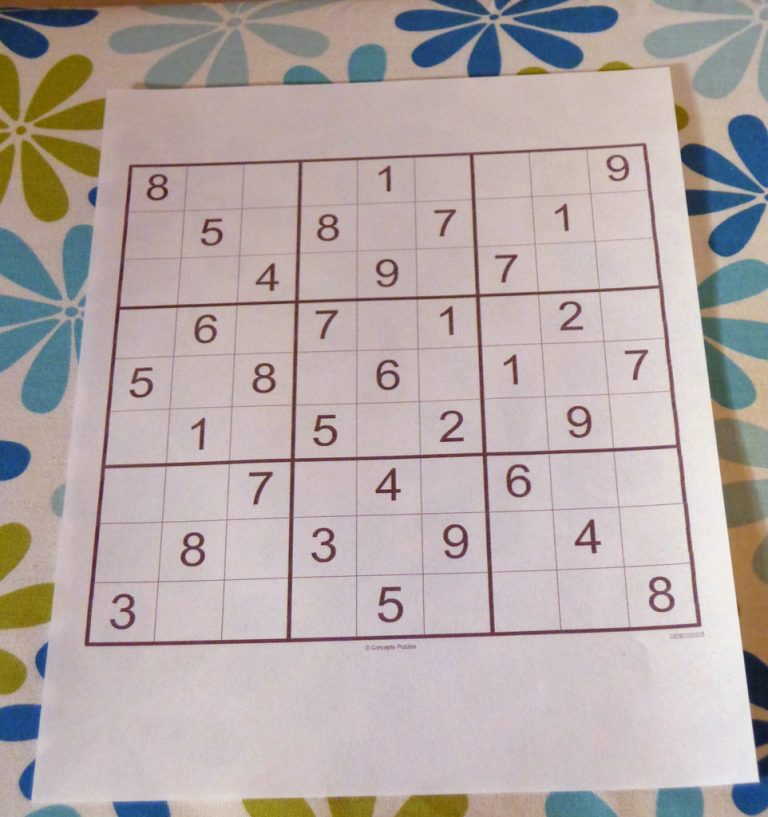
#> input picture test/pic2.jpg, 768 x 817 px
$ python image_preprocessing.py --filter --image test/pic2.jpg
#> lines starting #> are read from the running program, lines starting #| are printed output that depends on the picture; after the words box and inside, x2 and y2 are one past the last pixel; in counts of white or black regions, pixels touching at a corner belong together
import cv2
import imutils
import numpy as np
from imutils.perspective import four_point_transform
import argparse

ap = argparse.ArgumentParser()
ap.add_argument("--filter", required=True, help="path to trained digit classifier",action='store_true')
ap.add_argument("--image", required=True, help="path to input Sudoku puzzle image")
args = vars(ap.parse_args())
filter = args['filter']
file_path = args['image']

img = cv2.imread(file_path)
#> img is the input picture: shape (817, 768, 3); mean B, G, R 167.4, 169, 180.5

gray = cv2.cvtColor(img,cv2.COLOR_BGR2GRAY)
blurred = cv2.GaussianBlur(gray, (7, 7), 3)
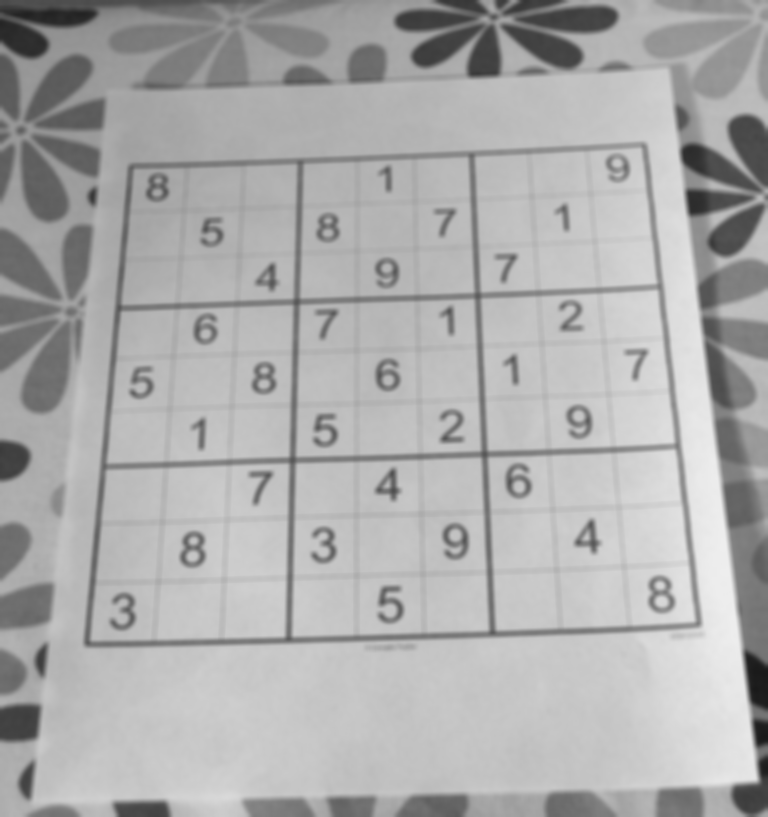
#> blurred: shape (817, 768); min 25, max 238, mean 172.3
thresh = cv2.adaptiveThreshold(blurred, 255, cv2.ADAPTIVE_THRESH_GAUSSIAN_C, cv2.THRESH_BINARY, 11, 2)
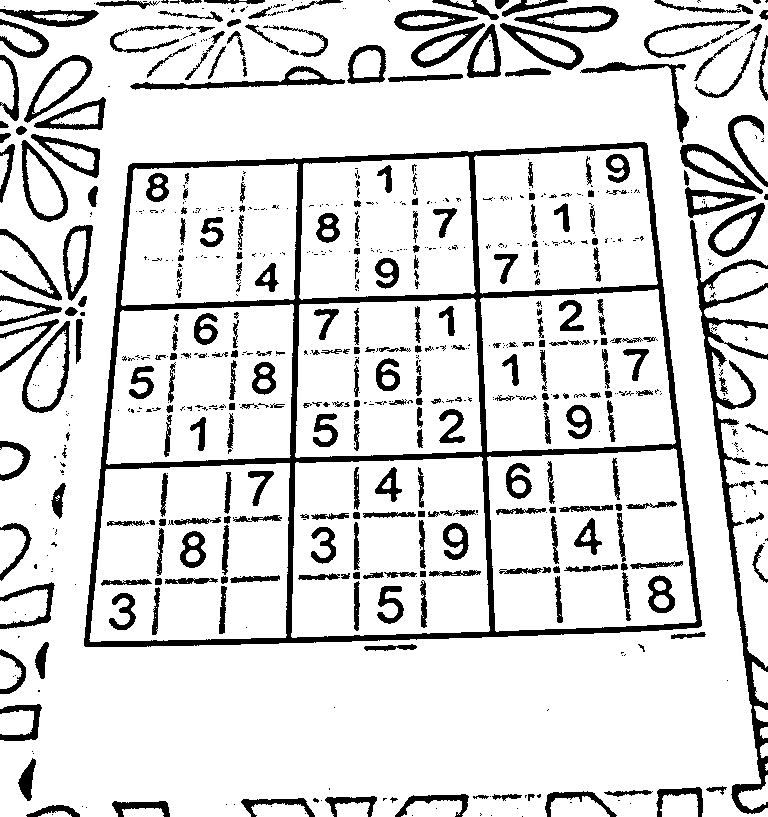
#> thresh: shape (817, 768); 85.3% white; 745 black regions (432 under 20 px), largest, box (x1, y1, x2, y2) and area: (84, 142, 702, 647) 23216, (690, 220, 768, 814) 6059, (130, 66, 345, 90) 1305
thresh = cv2.bitwise_not(thresh)
#> thresh: shape (817, 768); 14.7% white; 745 white regions (432 under 20 px)
cnts = cv2.findContours(thresh.copy(), cv2.RETR_EXTERNAL,cv2.CHAIN_APPROX_SIMPLE)
#> cnts = 248 contours, 153 with area under 20; largest, box (x1, y1, x2, y2) and area: (84, 142, 702, 647) 275180, (690, 220, 768, 814) 4956, (22, 321, 70, 413) 2624, (21, 140, 68, 222) 2280, (24, 55, 93, 123) 1978
cnts = imutils.grab_contours(cnts)
cnts = sorted(cnts, key=cv2.contourArea, reverse=True)
# initialize a contour that corresponds to the puzzle outline
puzzleCnt = None
# loop over the contours
for c in cnts:
    # approximate the contour
    peri = cv2.arcLength(c, True)
    approx = cv2.approxPolyDP(c, 0.02 * peri, True)
    # if our approximated contour has four points, then we can
    # assume we have found the outline of the puzzle
    if len(approx) == 4:
        puzzleCnt = approx
        break
#> this loop made 1 pass
#> (peri, puzzleCnt) on pass 1: (2171.4, [[646, 143], [130, 164], [84, 645], [700, 626]])
output = img.copy()
cv2.drawContours(output, [puzzleCnt], -1, (0, 255, 0), 2)
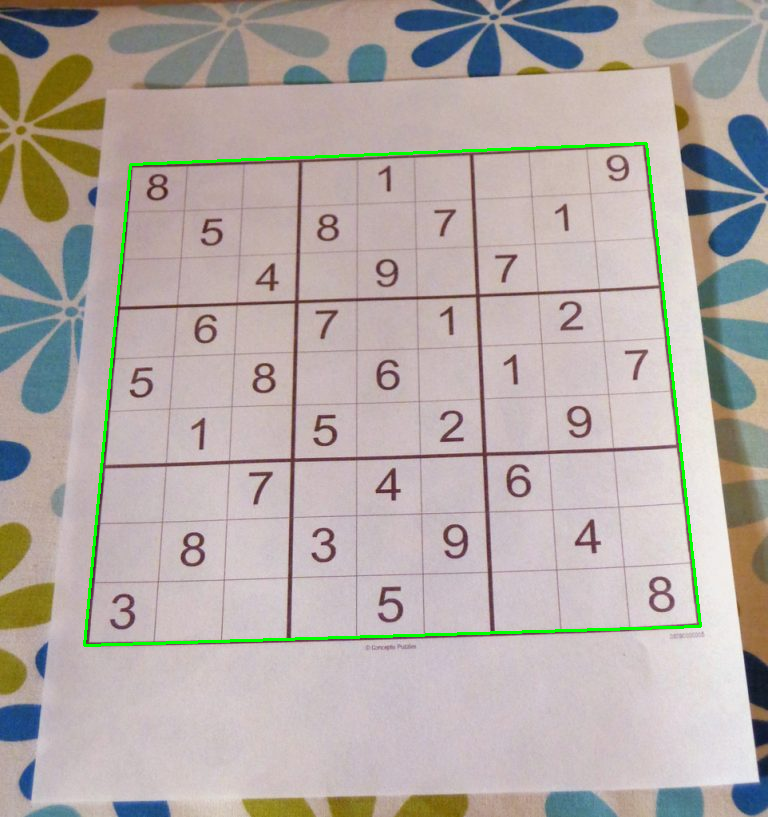
#> output: shape (817, 768, 3); 1% of pixels changed, all inside (x1, y1, x2, y2) = (83, 142, 702, 647)

# apply a four point perspective transform to both the original
# image and grayscale image to obtain a top-down bird's eye view
# of the puzzle
puzzle = four_point_transform(img, puzzleCnt.reshape(4, 2))
warped = four_point_transform(gray, puzzleCnt.reshape(4, 2))
cv2.imwrite('perspective.jpg',puzzle)

filtered_lines = []
lower_lim = 90
while len(filtered_lines)<20:

    img = cv2.imread('perspective.jpg')
#> img: shape (486, 616, 3)
    gray = cv2.cvtColor(img,cv2.COLOR_BGR2GRAY)
#> gray: shape (486, 616)

    edges = cv2.Canny(gray,lower_lim,100,apertureSize = 3)
#> edges: shape (486, 616); 7.1% white in thin lines or dots
    kernel = np.ones((3,3),np.uint8)
    edges = cv2.dilate(edges,kernel,iterations = 1)
#> edges: shape (486, 616); 20.8% white; 87 white regions (13 under 20 px), largest, box (x1, y1, x2, y2) and area: (0, 0, 616, 486) 41903, (22, 12, 50, 46) 636, (157, 226, 185, 260) 634
    kernel = np.ones((5,5),np.uint8)
    edges = cv2.erode(edges,kernel,iterations = 1)
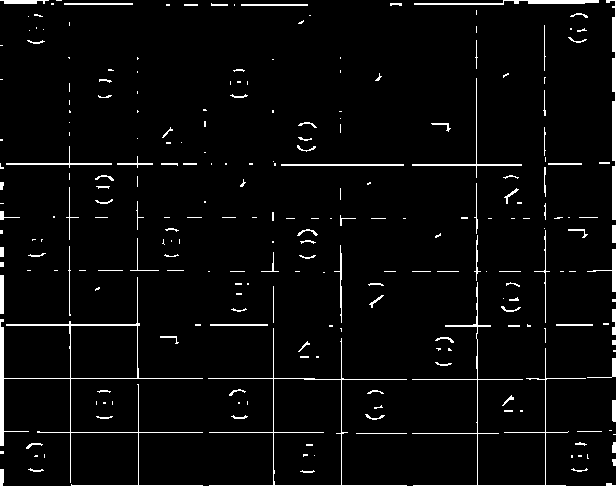
#> edges: shape (486, 616); 3.7% white; 246 white regions (140 under 20 px), largest, box (x1, y1, x2, y2) and area: (0, 277, 203, 486) 1672, (412, 282, 586, 486) 951, (208, 328, 407, 486) 848
    cv2.imwrite('canny.jpg',edges)
    lines = cv2.HoughLines(edges,1,np.pi/180,150)
#> lines = 22 rows, first 8: [485, 1.57], [164, 1.57], [615, 0], [378, 1.57], [432, 1.57], [613, 0], [545, 0], [325, 1.57]

    if not lines.any():
        print('No lines were found')
        exit()

    if filter:
        rho_threshold = 15
        theta_threshold = 0.1

        # how many lines are similar to a given one
        similar_lines = {i : [] for i in range(len(lines))}
#> similar_lines = 22 items
        for i in range(len(lines)):
            for j in range(len(lines)):
                if i == j:
                    continue

                rho_i,theta_i = lines[i][0]
                rho_j,theta_j = lines[j][0]
                if abs(rho_i - rho_j) < rho_threshold and abs(theta_i - theta_j) < theta_threshold:
                    similar_lines[i].append(j)
#> this loop made 22 passes

        # ordering the INDECES of the lines by how many are similar to them
        indices = [i for i in range(len(lines))]
#> indices = [0, 1, 2, 3, 4, 5, 6, 7, 8, 9, 10, 11, 12, 13, 14, 15, 16, 17, 18, 19, 20, 21]
        indices.sort(key=lambda x : len(similar_lines[x]))

        # line flags is the base for the filtering
        line_flags = len(lines)*[True]
#> line_flags = [True, True, True, True, True, True, True, True, True, True, True, True, True, True, True, True, True, True, True, True, True, True]
        for i in range(len(lines) - 1):
            if not line_flags[indices[i]]: # if we already disregarded the ith element in the ordered list then we don't care (we will not delete anything based on it and we will never reconsider using this line again)
                continue

            for j in range(i + 1, len(lines)): # we are only considering those elements that had less similar line
                if not line_flags[indices[j]]: # and only if we have not disregarded them already
                    continue

                rho_i,theta_i = lines[indices[i]][0]
                rho_j,theta_j = lines[indices[j]][0]
                if abs(rho_i - rho_j) < rho_threshold and abs(theta_i - theta_j) < theta_threshold:
                    line_flags[indices[j]] = False # if it is similar and have not been disregarded yet then drop it now
#> this loop made 21 passes
#> after the loop, line_flags = [True, True, True, True, True, False, True, True, True, True, True, True, True, False, True, True, True, False, True, False, True, False]

    #print('number of Hough lines:', len(lines))

    filtered_lines = []

    if filter:
        for i in range(len(lines)): # filtering
            if line_flags[i]:
                filtered_lines.append(lines[i])
#> after the loop, filtered_lines = [[[485, 1.57]], [[164, 1.57]], [[615, 0]], [[378, 1.57]], [[432, 1.57]], [[545, 0]], [[325, 1.57]], [[476, 0]], [[4, 1.57]], [[0, 0]], [[273, 0]], [[341, 0]], [[137, 0]], [[69, 0]], [[-611, 3.12]], [[5, 3.12]], [[271, 1.57]]]

        print('Number of filtered lines:', len(filtered_lines))
#| Number of filtered lines: 17
    else:
        filtered_lines = lines
    lower_lim-=10

for line in filtered_lines:
    rho,theta = line[0]
    a = np.cos(theta)
    b = np.sin(theta)
    x0 = a*rho
    y0 = b*rho
    x1 = int(x0 + 1000*(-b))
    y1 = int(y0 + 1000*(a))
    x2 = int(x0 - 1000*(-b))
    y2 = int(y0 - 1000*(a))

    cv2.line(img,(x1,y1),(x2,y2),(0,0,255),2)
#> this loop made 20 passes
#> (rho, theta, a, b, x0, y0, x1, y1) on passes 1 to 12: (485, 1.57, -4.37e-08, 1, -2.12e-05, 485, -1000, 484), (273, 0, 1, 0, 273, 0, 273, 1000), (164, 1.57, -4.37e-08, 1, -7.17e-06, 164, -1000, 163), (615, 0, 1, 0, 615, 0, 615, 1000), (111, 1.57, -4.37e-08, 1, -4.85e-06, 111, -1000, 110), (217, 1.57, -4.37e-08, 1, -9.49e-06, 217, -1000, 216), (137, 0, 1, 0, 137, 0, 137, 1000), (271, 1.57, -4.37e-08, 1, -1.18e-05, 271, -1000, 270), (378, 1.57, -4.37e-08, 1, -1.65e-05, 378, -1000, 377), (432, 1.57, -4.37e-08, 1, -1.89e-05, 432, -1000, 431), (545, 0, 1, 0, 545, 0, 545, 1000), (69, 0, 1, 0, 69, 0, 69, 1000)
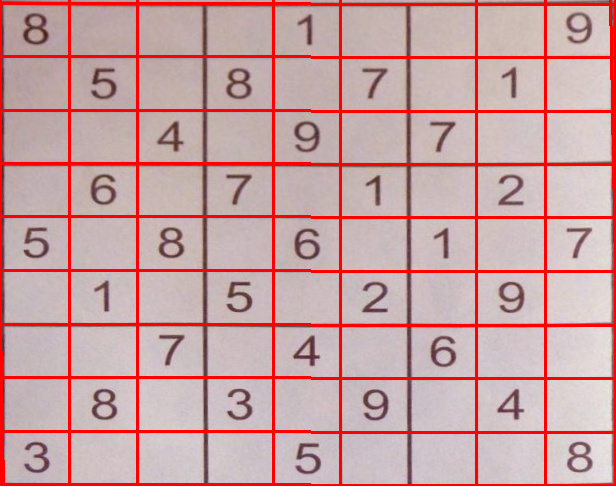
#> img: shape (486, 616, 3); mean B, G, R 162.8, 162, 201.6

cv2.imwrite('grid.jpg',img)

gray = cv2.cvtColor(img, cv2.COLOR_BGR2GRAY)
edged = cv2.Canny(gray, 30, 200)
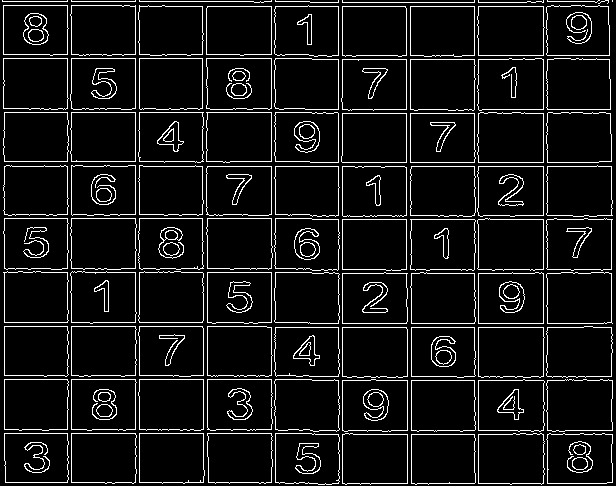
#> edged: shape (486, 616); 8.2% white in thin lines or dots

contours, _ = cv2.findContours(edged, cv2.RETR_EXTERNAL, cv2.CHAIN_APPROX_NONE)
#> contours = 90 contours, 9 with area under 20; largest, box (x1, y1, x2, y2) and area: (477, 58, 544, 111) 3273, (478, 379, 545, 432) 3269, (342, 379, 408, 432) 3268, (477, 218, 544, 271) 3266, (546, 379, 613, 432) 3257
print("Number of Contours found = " + str(len(contours)))
#| Number of Contours found = 90

count = 0
for cnt in contours:
    x,y,w,h = cv2.boundingRect(cnt)
    count+=1
    cv2.drawContours(img, cnt, -1, (0, 255, 0), 3)
#> this loop made 90 passes
#> (x, y, w, h) on passes 1 to 12: (411, 434, 65, 51), (546, 433, 67, 51), (478, 433, 67, 52), (342, 433, 66, 52), (275, 433, 65, 52), (207, 433, 66, 51), (139, 433, 66, 51), (71, 433, 66, 51), (4, 433, 65, 50), (411, 380, 65, 52), (546, 379, 67, 53), (478, 379, 67, 53)
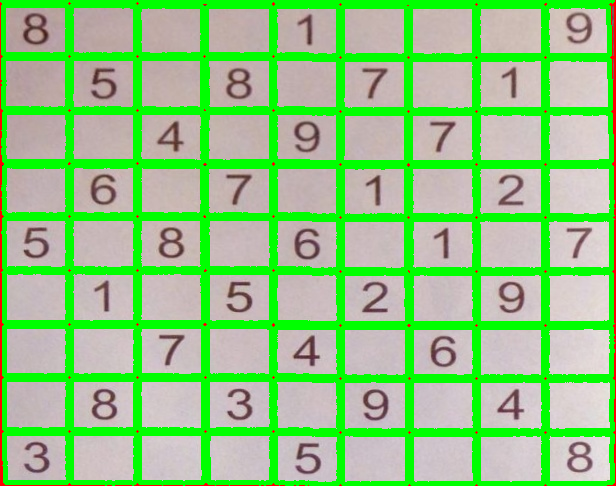
#> img: shape (486, 616, 3); mean B, G, R 130.1, 200.7, 143
#> after the loop, count = 90
    #cv2.imwrite('crop'+str(count)+'.jpg',img[y:y+h, x:x+w])

print('countours {}'.format(count))
#| countours 90
cv2.imwrite('contours.jpg',img)
